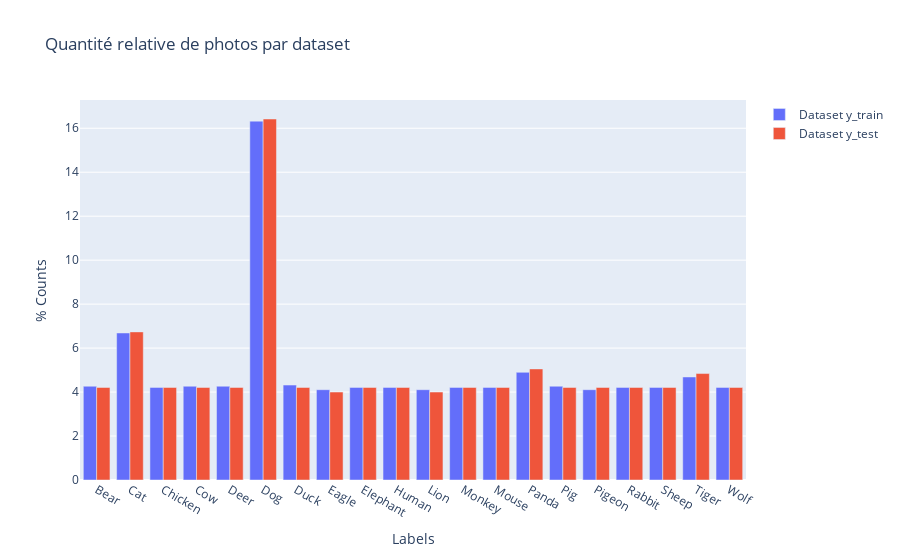

Notebook source saved alongside this figure:
### Code cell
trace2 = go.Bar(y=100*counts_ytrain/len(y_train), x=unique_ytrain, name='Dataset y_train')
trace3 = go.Bar(y=100*counts_ytest/len(y_test), x=unique_ytest, name='Dataset y_test')

data = [trace2, trace3]
layout = dict(title = 'Quantité relative de photos par dataset', yaxis = dict(title = '% Counts'), xaxis = dict(title = 'Labels'))
fig = dict(data = data, layout = layout)
iplot(fig)

### Figure 1 — Plotly figure (JSON) as saved in the notebook; plotly's stock layout.template omitted (floating-point values rounded to 4 significant figures)
{"data": [{"name": "Dataset y_train", "type": "bar", "x": ["Bear", "Cat", "Chicken", "Cow", "Deer", "Dog", "Duck", "Eagle", "Elephant", "Human", "Lion", "Monkey", "Mouse", "Panda", "Pig", "Pigeon", "Rabbit", "Sheep", "Tiger", "Wolf"], "y": [4.265, 6.688, 4.213, 4.265, 4.265, 16.32, 4.318, 4.107, 4.213, 4.213, 4.107, 4.213, 4.213, 4.897, 4.265, 4.107, 4.213, 4.213, 4.687, 4.213]}, {"name": "Dataset y_test", "type": "bar", "x": ["Bear", "Cat", "Chicken", "Cow", "Deer", "Dog", "Duck", "Eagle", "Elephant", "Human", "Lion", "Monkey", "Mouse", "Panda", "Pig", "Pigeon", "Rabbit", "Sheep", "Tiger", "Wolf"], "y": [4.211, 6.737, 4.211, 4.211, 4.211, 16.42, 4.211, 4, 4.211, 4.211, 4, 4.211, 4.211, 5.053, 4.211, 4.211, 4.211, 4.211, 4.842, 4.211]}], "layout": {"title": {"text": "Quantité relative de photos par dataset"}, "xaxis": {"title": {"text": "Labels"}}, "yaxis": {"title": {"text": "% Counts"}}}}
